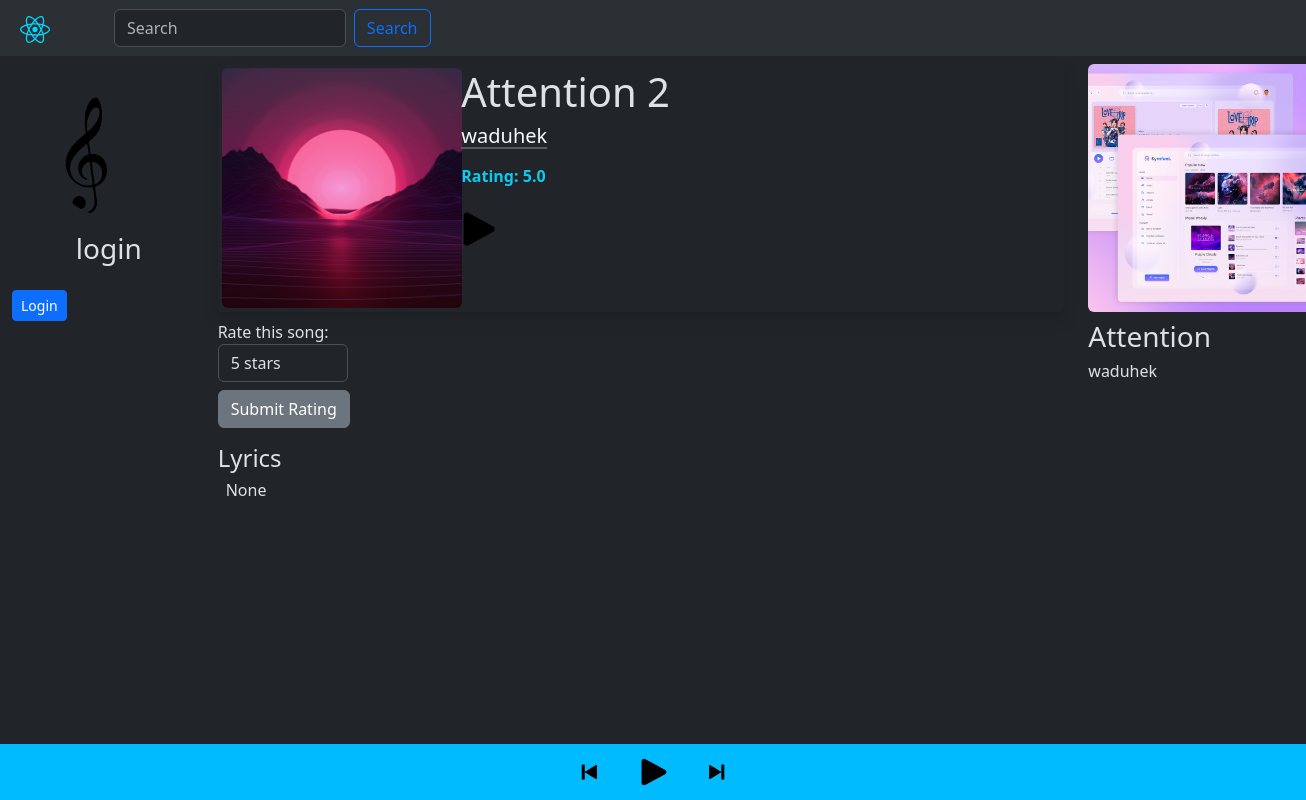
The page /song/2 on the database its author committed.
### app.py (models this page shows)
class Songs(db.Model):
    id = db.Column(db.Integer, primary_key=True)
    name = db.Column(db.String(200), nullable=False)
    song = db.Column(db.String(300))
    img = db.Column(db.String(300))
    duration = db.Column(db.String(10))
    genre = db.Column(db.String(50))
    rating = db.Column(db.Float, default=0.0)
    num_ratings = db.Column(db.Integer, default=0)
    date_added = db.Column(db.DateTime, default=datetime.utcnow)
    popularity = db.Column(db.Integer, default=0)
    lyrics = db.Column(db.String(3000))
    artist_id = db.Column(db.Integer, db.ForeignKey(
        'user.id'), nullable=False)
    album_id = db.Column(db.Integer, db.ForeignKey(
        'albums.id'))

class User(db.Model, UserMixin):
    __tablename__ = "user"
    id = db.Column(db.Integer(), primary_key=True)
    email = db.Column(db.String(255), unique=True)
    username = db.Column(db.String(255), unique=True, nullable=False)
    password = db.Column(db.String(255), nullable=False)
    img = db.Column(db.String(300), default='user.png')
    phone = db.Column(db.Integer())
    gender = db.Column(db.String(10))
    address = db.Column(db.String(300))
    active = db.Column(db.Boolean())
    fs_uniquifier = db.Column(db.String(255), unique=True, nullable=False)
    confirmed_at = db.Column(db.DateTime())
    songs = db.relationship('Songs', backref='user',
                            cascade="all, delete-orphan")
    albums = db.relationship('Albums', backref='user',
                             cascade="all, delete-orphan")
    playlist = db.relationship('Playlist', backref='user',
                               cascade="all, delete-orphan")
    roles = db.relationship(
        "Role", secondary="roles_users", backref=db.backref("users", lazy="dynamic")
    )

### app.py (the view)
@app.route('/song/<int:id>')
def view_song(id):
    status = session.get('playpause', 'play')
    song = Songs.query.filter_by(id=id).first()
    a = session.get('current_song_id', 1)
    curr_song = Songs.query.filter_by(id=a).first()
    user, log, hide = show()
    if song.rating != 0:
        rating = round((song.rating/song.num_ratings), 2)
    else:
        rating = 0
    if not curr_song:
        curr_song = Songs(name='', img='default.png')
    song.popularity += 1
    db.session.commit()
    return render_template('viewsong.html', song=song, curr_song=curr_song, status=status, user=user, log=log, hide=hide, rating=rating)

### app.py (called while the page is built)
def show():
    auth = current_user.is_authenticated
    if not auth:
        user = User(username='login', email=' ', img='default.png')
        log, hide = "hidden", ""
    else:
        user = User.query.get(current_user.id)
        log, hide = "", "hidden"
    return user, log, hide

### templates/viewsong.html (shortened to what this page needs)
{% extends "base.html" %}
{% block content %}
        <div class="col-md-8" id="col2">
          <div class="shadow p-1 mb-1 me-4 bg-outline-dark rounded">
            <div class="row">
            <div class="col-md-3">
              <img src="{{ url_for('static', filename='uploads/' + song.img) }}" class="rounded" style="width: 15rem; height: 15rem; object-fit: cover;">
            </div>
            <div class="col-md-9">
              <h1 class = "ms-4">{{song.name}}</h1>
              <a href="{{ url_for('view_user_profile', user_id=song.user.id) }}" class="link-light link-offset-2 link-underline-opacity-25 link-underline-opacity-100-hover"><h5 class = "ms-4 fw-light">{{song.user.username}}</h5></a>
              <p class = "ms-4 fw-bold mt-3 link-info">Rating: {{ rating }}</p>
              <img id="playPauseBtnMenu" class = "ms-3" src="{{ url_for('static', filename='play.png') }}" width="50px" onclick="Play( {{song.id}} )">
            </div>
          </div>
        </div>
        <form action="{{ url_for('submit_rating', song_id=song.id) }}" method="post">
          <div class="form-group mt-2">
          <label for="rating">Rate this song:</label>
          <select class="form-control mb-2" style="width: 130px;" name="rating" id="rating">
              <option value="5">5 stars</option>
          </select>
        </div>
          <button type="submit" class="btn btn-secondary">Submit Rating</button>
      </form>
      <h4 class="fw-semi-bold mt-3">Lyrics</h4>
      <h6 class="fw-light ms-2 me-2">{{curr_song.lyrics}}</h6>
        </div>
        {% endblock %}

### templates/base.html (shortened to what this page needs)
<!DOCTYPE html>
<html lang="en" data-bs-theme="dark">
<head>
    <link href="https://cdn.jsdelivr.net/npm/bootstrap@5.3.2/dist/css/bootstrap.min.css" rel="stylesheet">
    <link rel="stylesheet" href="{{ url_for('static', filename='app.css') }}" />
</head>
<body>
    <nav class="navbar navbar-expand-lg bg-body-tertiary p-2">
        <div class="container-fluid">
          <a class="navbar-brand" href="{{ url_for('index') }}"><img src = "{{ url_for('static', filename='react.svg') }}" width="30px" /></a>
            <form class="d-flex justify-content-start w-25 me-auto" role="search" method="post" action="{{ url_for('search_results')}}">
                <input class="form-control me-2" type="search" placeholder="Search" aria-label="Search" name="queryString">
                <button class="btn btn-outline-primary" type="submit">Search</button>
            </form>
          </div>
      </nav>
      <div class = "container-fluid mt-2">
        <div class="row row-cols-3">
            <div class="col-md-2 mt-2" id="col1">
                <div class="row mt-3">
                    <a href="{{url_for('account')}}" class="d-flex justify-content-center" >
                        <img src = "{{ url_for('static', filename='uploads/' + user.img) }}" class="mt-2 rounded-circle" width="120px" height="120px" class = "mt-2" style="object-fit: cover;"/>
                    </a>
                    <div class="col mb-3">
                        <h3 class="mt-3 d-flex justify-content-center">{{user.username}}</h3>
                        <a href="{{ url_for('login') }}" class = "btn btn-primary btn-sm mb-2" {{hide}}>Login</a>
                </div>
            </div>
        </div>
{% block content %}{% endblock %}
<div class="col-md-2" id="col3">
        <img src="{{ url_for('static', filename='uploads/' + curr_song.img) }}" class="me-5 rounded" alt="cover" style="width: 15.5rem; height: 15.5rem; object-fit: cover;">
        <h3 class="mt-2">{{curr_song.name}}</h3>
        <h6 class="fw-light">{{curr_song.user.username}}</h6>
</div>
</div>
</div>
<div class="fixed-bottom" id="player">
    <div class="container-fluid d-flex justify-content-center">
        <div class="row">
            <div class="col mt-2 mb-2 ">
                <img id="prevBtn" src="{{ url_for('static', filename='prev.png') }}" width="40px" onclick="togglePrev({{curr_song.id}})">
            </div>
            <div class="col mt-2 mb-2 ">
                <img id="playPauseBtn" src="{{ url_for('static', filename='play.png') }}" width="40px" onclick="togglePlayPause()">
            </div>
            <div class="col mt-2 mb-2 ">
                <img id="nextBtn" src="{{ url_for('static', filename='next.png') }}" width="40px" onclick="toggleNext({{curr_song.id}})">
            </div>
        </div>
    </div>
</div>
</body>
</html>

### static/app.css (style rules this page uses)
body { overflow-x: hidden; }
#player { background-color: rgb(0, 187, 255); padding: 0; margin: 0; }
#col3 { padding-left: 0; padding-right: 0; }
#col2 { padding-left: 0; padding-right: 0; }

### rows shown on the page
Songs: img (picture), name "Attention 2"
User: user.username "waduhek"
Songs: lyrics "None", img (picture), name "Attention"

### other values the page prints
{{ user.username }} "login"
{{ rating }} "5.0"
